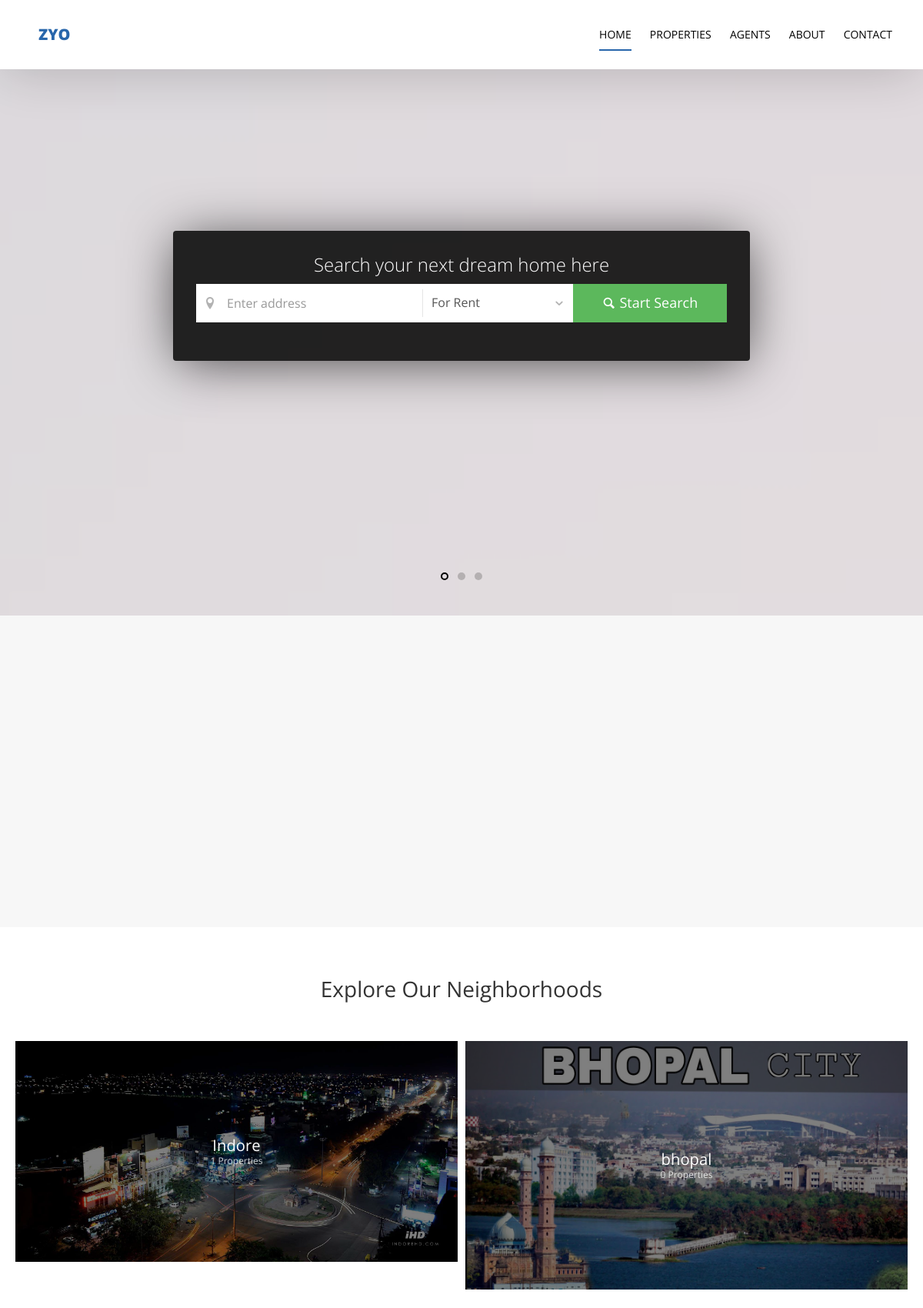
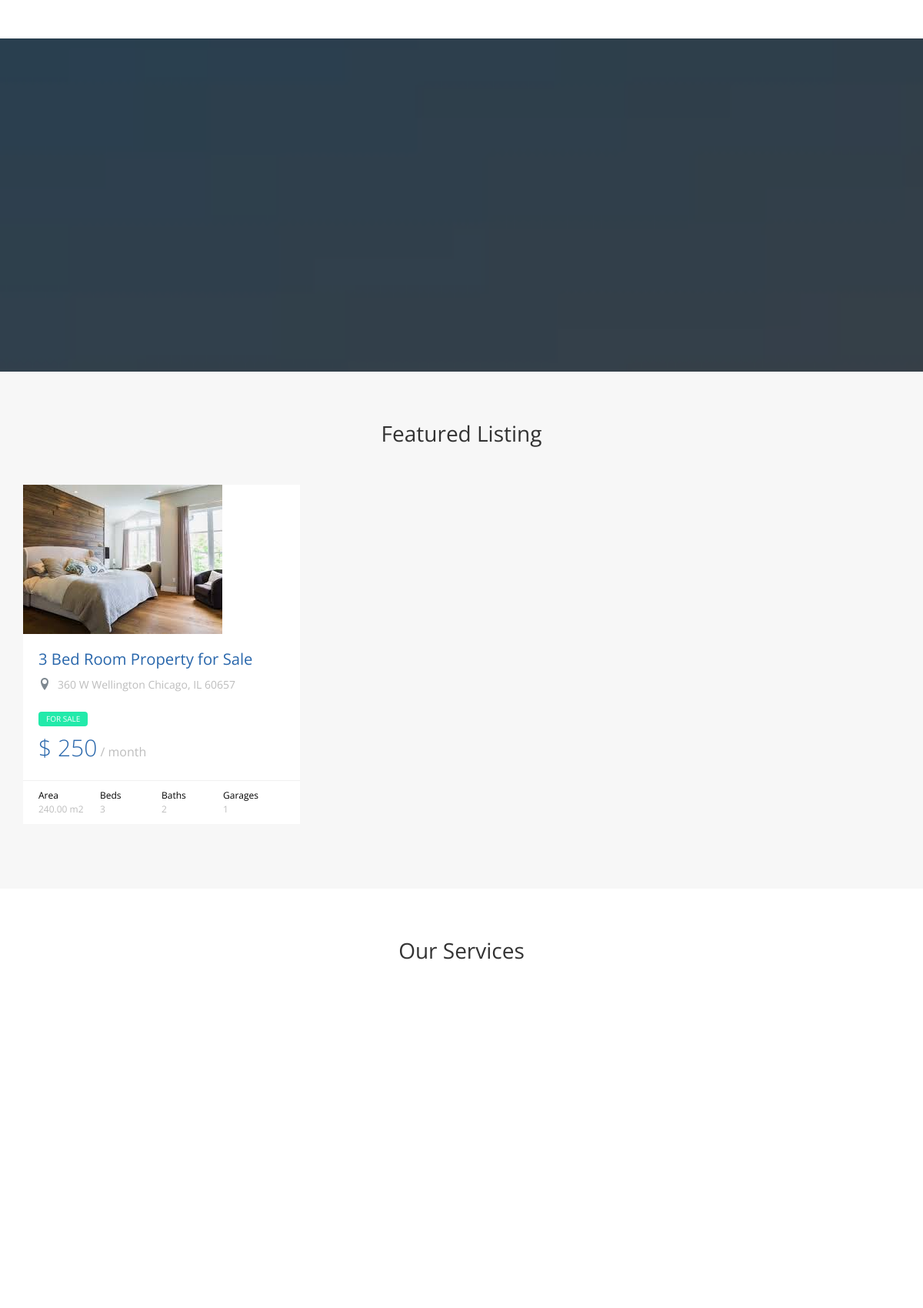
The page / (upper part) on the database its author committed (2 pictures, top to bottom).
### property/models.py (models this page shows)
class Property(models.Model):
    name = models.CharField(max_length=50)
    property_type = models.CharField(choices=property_type , max_length=10)
    price = models.PositiveIntegerField()
    category = models.ForeignKey('Category' ,null=True ,on_delete=models.SET_NULL)
    area = models.DecimalField(decimal_places=2 ,max_digits=8 )
    beds_number = models.PositiveIntegerField()
    baths_number = models.PositiveIntegerField()
    garages_number = models.PositiveIntegerField()
    image = models.ImageField(upload_to='property/' , null=True)
    location = models.CharField(max_length=50 , null=True)
    def __str__(self):
        return self.name
    class Meta:
        verbose_name = 'Property'
        verbose_name_plural = 'Properties'

### home/views.py (the view)
# urls.py: path('' , views.home , name='home'),
def home(request):
    category_list = Category.objects.annotate(property_count=Count('property')).values('category_name' , 'property_count' , 'image')
    print(category_list)
    property_list = Property.objects.all()
    agent_list = Agent.objects.all()
    template = 'home/home.html'
    context = {
        'category_list_home' : category_list ,
        'property_list_home' : property_list ,
        'agent_list_home' : agent_list
    }
    return render(request , template , context)

### agents/models.py (called while the page is built)
    def __str__(self):
        return self.name

### home/templates/home/home.html (shortened to what this page needs)
{% extends 'base.html' %}
{% load static %}
{% block body %}
  <section class="probootstrap-slider flexslider">
    <div class="probootstrap-wrap-banner">
      <div class="container">
        <div class="row">
          <div class="col-md-8 col-md-offset-2">
            <div class="probootstrap-home-search probootstrap-animate">
              <form action="{% url 'property:property_list' %}" method="get">
                <h2 class="heading">Search your next dream home here</h2>
                <div class="probootstrap-field-group">
                  <div class="probootstrap-fields">
                    <div class="search-field">
                      <i class="icon-location2"></i>
                      <input type="text" name='q' class="form-control" placeholder="Enter address">
                    </div>
                    <div class="search-category">
                      <i class="icon-chevron-down"></i>
                      <select name="property_type" id="" class="form-control">
                        <option value="rent">For Rent</option>
                      </select>
                    </div>
                  </div>
                  <button class="btn btn-success" type="submit"><i class="icon-magnifying-glass t2"></i> Start Search</button>
                </div>
              </form>
            </div>
          </div>
        </div>
      </div>
    </div>
  </section>
  <section class="probootstrap-section probootstrap-section-lighter">
    <div class="container">
      <div class="row">
        <div class="col-md-4">
        </div>
        <div class="col-md-4">
        </div>
        <div class="col-md-4">
        </div>
      </div>
    </div>
  </section>
  <section class="probootstrap-section">
    <div class="container">
      <div class="row heading">
        <h2 class="mt0 mb50 text-center">Explore Our Neighborhoods</h2>
      </div>
      <div class="row probootstrap-gutter10">
        {% for category_list in category_list_home %}
          <div class="col-md-6 col-sm-6">
            <a href="#" class="probootstrap-hover-overlay">
              <img src="media/{{category_list.image}}" alt="not found" class="img-responsive">
              <div class="probootstrap-text-overlay">
                <h3>{{category_list.category_name}}</h3>
                <p>{{category_list.property_count}} Properties</p>
              </div>
            </a>
          </div>
        {% endfor %}
      </div>
    </div>
  </section>
  <section class="probootstrap-section probootstrap-bg" style="background-image: url(img/slider_2.jpg);">
  </section>
  <section class="probootstrap-section probootstrap-section-lighter">
    <div class="container">
      <div class="row heading">
        <h2 class="mt0 mb50 text-center">Featured Listing</h2>
      </div>
      <div class="row">
        {% for property in property_list_home %}
          <div class="col-md-4 col-sm-6">
            <div class="probootstrap-card probootstrap-listing">
              <div class="probootstrap-card-media">
                <img src="{{property.image.url}}" class="img-responsive" alt="Free HTML5 Template by uicookies.com">
              </div>
              <div class="probootstrap-card-text">
                <h2 class="probootstrap-card-heading"><a href="#">{{property}}</a></h2>
                <div class="probootstrap-listing-location">
                  <i class="icon-location2"></i> <span>360 W Wellington Chicago, IL 60657</span>
                </div>
                <div class="probootstrap-listing-category for-sale"><span>for {{property.property_type}}</span></div>
                <div class="probootstrap-listing-price"><strong>$ {{property.price}}</strong> / month</div>
              </div>
              <div class="probootstrap-card-extra">
                <ul>
                  <li>
                    Area
                    <span>{{property.area}} m2</span>
                  </li>
                  <li>
                    Beds
                    <span>{{property.beds_number}}</span>
                  </li>
                  <li>
                    Baths
                    <span>{{property.baths_number}}</span>
                  </li>
                  <li>
                    Garages
                    <span>{{property.garages_number}}</span>
                  </li>
                </ul>
              </div>
            </div>
          </div>
        {% endfor %}
      </div>
    </div>
  </section>
  <section class="probootstrap-section">
    <div class="container">
      <div class="row heading">
        <h2 class="mt0 mb50 text-center">Our Services</h2>
      </div>
      <div class="row">
        <div class="clearfix visible-lg-block visible-md-block"></div>
        <div class="clearfix visible-lg-block visible-md-block"></div>
      </div>
    </div>
  </section>
  {% endblock body %}

### rows shown on the page
Property: image (picture), name "3 Bed Room Property for Sale", property_type "SALE", price "250", area "240.00", beds_number "3", baths_number "2", garages_number "1"

### other values the page prints
{{ category_list.category_name }} "Indore" "bhopal"
{{ category_list.property_count }} "1" "0"
